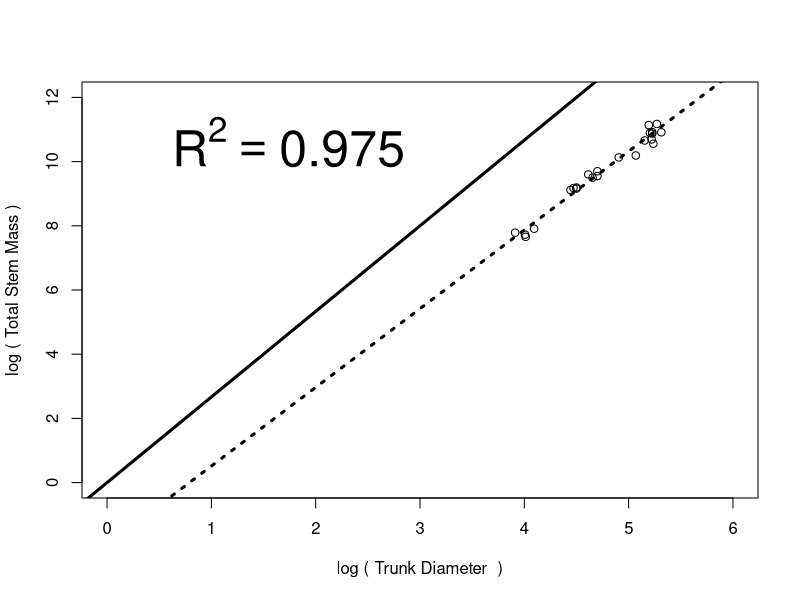

This figure's R source:
# This script summarizes individual tree-level data.
data <- read.csv("BranchSegments.csv", sep = ",", head=T)

species <- list(list("apple",
                     c(1,2,3,4,5,6,7,8,9,10,11,12,13,14,15,17,18,19,20),
                     c("CG.6210", "Bud.9", "Bud.9", "CG.6210", "CG.3041",
                       "CG.3041", "Bud.9", "CG.3041", "CG.6210", "CG.6210",
                       "CG.3041", "Bud.9", "M.26", "PiAu.5683", "JM.8",
                       "JM.8", "JM.8", "PiAu.5683", "PiAu.5683")),
                list("cherry", 
                     c(1,7,10,13,15),
                     "P. mahaleb"))

for (i in 1:2){
  spp <- data[data$species==species[[i]][1],]
  subout <- matrix(ncol = 12, nrow = length(species[[i]][[2]]))
  colnames(subout) <- c("species", "tree", "rootstock", "trunk_diam", "height", "canopy_volume",
                       "tot_stem_m", "tot_twig_m", "tot_leaf_m", 
                       "tot_no_branch", "tot_no_twigs", "tot_no_scars")
  
  for (j in 1:length(species[[i]][[2]])){
    ind <- spp[spp$tree==species[[i]][[2]][j],]
    trunk <- ind[ind$branch==1,] 
    
    subout[j,1] = species[[i]][[1]]
    subout[j,2] = species[[i]][[2]][j]
    
    if (i==1)
      subout[j,3] = species[[i]][[3]][j]
    else
      subout[j,3] = species[[i]][[3]][1]
    
    subout[j,4] = trunk$diameter_mm
    
    
    subout[j,7] = sum(ind$stem_m, na.rm = T)
    
  if (i==1)
    trees_temp <- subout
  else
    trees_out = rbind(trees_temp, subout)
  }
}
 
Diameter_Mass <- lm(log(as.numeric(trees_out[,7]))~log(as.numeric(trees_out[,4])))
plot(log(as.numeric(trees_out[,4])), log(as.numeric(trees_out[,7])), xlim = c(0,6), ylim = c(0,12),
     xlab = "log ( Trunk Diameter  )", ylab = "log ( Total Stem Mass )")
abline(summary(Diameter_Mass)$coef[1,1], summary(Diameter_Mass)$coef[2,1], lwd = 3, lty = 3)
abline(0, 2.667, lwd = 3, lty = 1)
legend('topleft', legend=expression(R^2 == 0.975), bty='n', cex=3)

     



    
    
    
    